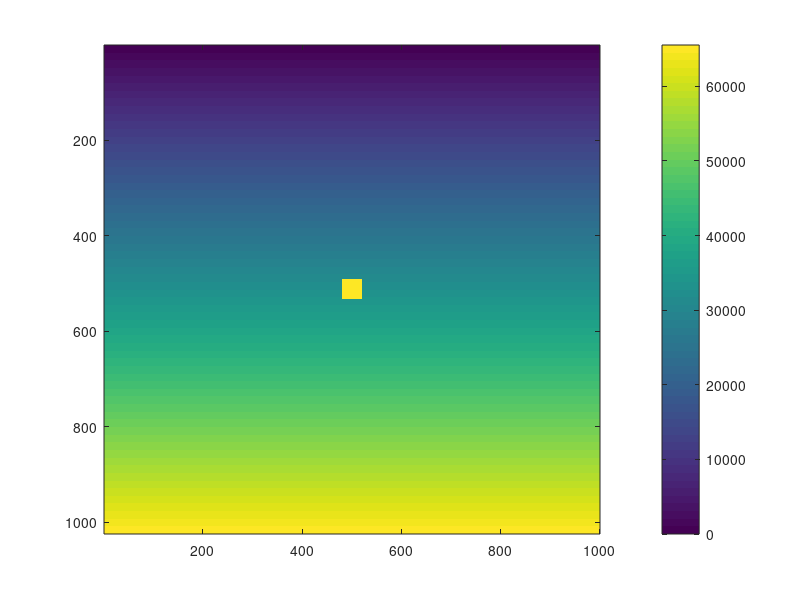

MATLAB code to generate this figure: (Note: this script raises an error after producing the figure.)
im=kron(uint16(0:64:65535)',ones(1,1000,'uint16'));
im(size(im,1)/2+(-20:20),size(im,2)/2+(-20:20))=uint16(65535);
imagesc(im); colorbar

Info=struct();
I = 0;

I = I + 1;
Info(I).Name = 'SIMPLE';
Info(I).Val  = true;
% BITPIX needs to be the second, otherwise fitsiolib (FITS.read1) complains:
%  CFITSIO library error (222): second keyword not BITPIX
I = I + 1;
Info(I).Name = 'BITPIX';
Info(I).Val  = 16;
% both ds9 and FITS.read1 read the same also with -16
I = I + 1;
Info(I).Name = 'NAXIS';
Info(I).Val  = numel(size(im));
I = I + 1;
Info(I).Name = 'NAXIS1';
Info(I).Val  = size(im,2);
I = I + 1;
Info(I).Name = 'NAXIS2';
Info(I).Val  = size(im,1);

I = I + 1;
Info(I).Name = 'BZERO';
Info(I).Val  = 32768;
I = I + 1;
Info(I).Name = 'BSCALE';
Info(I).Val  = 1.0;

% build header from structure
N = numel(Info);
HeaderCell = cell(N,3);
HeaderCell(:,1) = {Info.Name};
HeaderCell(:,2) = {Info.Val};
    
% image to signed int16
im16=int16(int32(im)-int32(32768));

FITS.writeSimpleFITS(im16, 'gradsquare.fits', 'Header', HeaderCell);

result=FITS.read1('gradsquare.fits');

% this should be 0 if all was ok
numel(find(result-im))

import matlab.io.*
fptr = fits.openFile('gradsquare.fits');
data = fits.readImg(fptr);
fits.closeFile(fptr);

% also this should be 0 if all was ok
numel(find(result-im))
